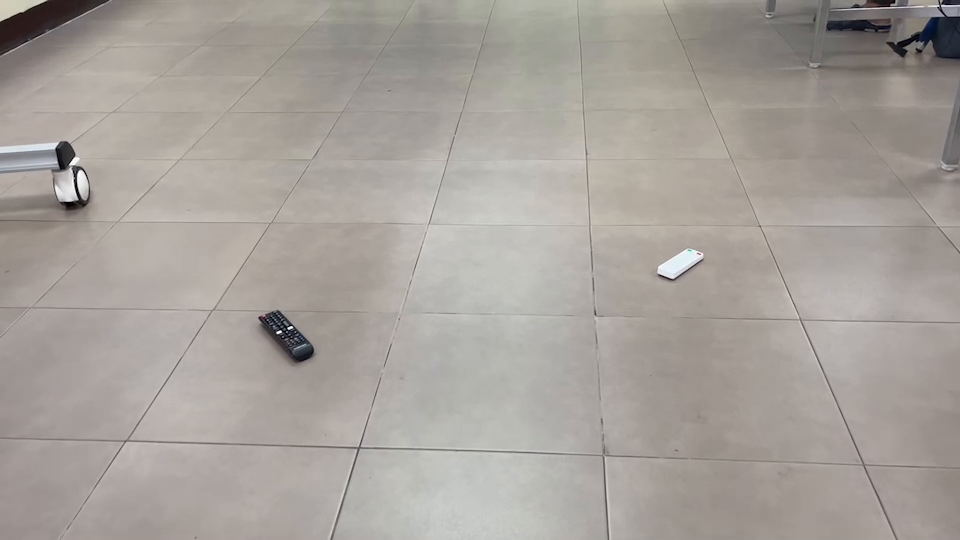
#> input picture frame 49 of Labs/Lab02/robot.mp4, 960 x 540 px, given in place of Lab01-robot-video.qt, which was not available
$ jupyter execute --allow-errors 01-Install-OpenCV.ipynb   (text cells are left out)
#> lines starting #> are read from the running program, lines starting #| are printed output that depends on the picture; after the words box and inside, x2 and y2 are one past the last pixel; in counts of white or black regions, pixels touching at a corner belong together; pictures that were not available may be replaced by others from this repository, and a replacement may not be noted
[cell 1]
import cv2
import numpy as np

print(cv2.__version__)
size = 300, 600, 3
image = np.zeros(size, dtype=np.uint8)
cv2.circle(image, (250,150), 100, (0,255,128), -100)
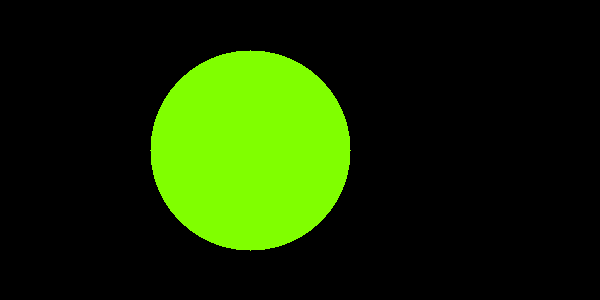
#> image: shape (300, 600, 3); mean of channels 0, 1, 2 0, 44.5, 22.3; drawn as B, G, R
cv2.circle(image, (350,150), 100, (255,255,255), -100)
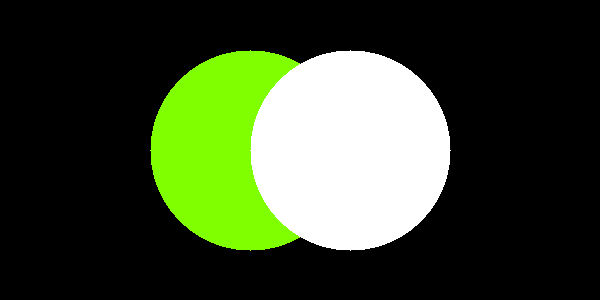
#> image: shape (300, 600, 3); 17.45% of pixels changed, all inside (x1, y1, x2, y2) = (250, 50, 451, 251); drawn as B, G, R
cv2.imshow("", image)
cv2.waitKey(0)

# If this says 4.3.0 or anything besides 4.5.5, you don't have the latest OpenCV!

[cell 2]
# Python SVD example

import numpy as np
import cv2

matA = np.array([[3.0,2.0,4.0],[8.0,4.0,2.0],[1.0,3.0,2.0]])
w, u, vt = cv2.SVDecomp(matA)
print("A:")
print(matA)
print("U:")
print(u)
print("W:")
print(w)
print("Vt:")
print(vt)

#> (a cell that did not finish here is left out)

[cell 4]
# Python Implementation

import cv2
import numpy as np

if __name__=="__main__":
      X = np.array([[2,6,1,16],[4,3,2,8],[2,3,0.5,4]])
      L = np.array([[8],[-4],[0]])
      Xt = X.T
      results = Xt @ L
      print(Xt)
      print(L)

      for i in range(0,4):
            if results[i] < 1e-6:
                   print(f"The point {i} is on the line.")
                   print(f"In-homogenous point is ({Xt[i,0]/Xt[i,2]},{Xt[i,1]/Xt[i,2]})")
            else:
                   print(f"The point {i} is not on the line.")

#> (a cell that did not finish here is left out)

#> (a cell that did not finish here is left out)

[cell 7]
import cv2
import numpy as np

if __name__=="__main__":
     cap = cv2.VideoCapture("./Lab01-robot-video.qt")
     if (cap.isOpened() == False):
           print("Error opening Video file")

     while (cap.isOpened()):
           ret, frame = cap.read()
#> frame is the input picture: shape (540, 960, 3); mean B, G, R 155.3, 160.8, 166.8
           if ret==True:
                cv2.imshow("Frame", frame)
                if cv2.waitKey(25) & 0xFF == ord('q'):
#> (key q is pressed here)
                      break
           else:
                break
     cap.release()
     cv2.destroyAllWindows()

#> (a cell that did not finish here is left out)

[cell 9]
import numpy as np
import cv2 as cv
import argparse

VIDEO_FILE = "Lab01-robot-video.qt"

cap = cv.VideoCapture(VIDEO_FILE)
# params for ShiTomasi corner detection
feature_params = dict( maxCorners = 100,
                       qualityLevel = 0.3,
                       minDistance = 7,
                       blockSize = 7 )
# Parameters for lucas kanade optical flow
lk_params = dict( winSize  = (15, 15),
                  maxLevel = 2,
                  criteria = (cv.TERM_CRITERIA_EPS | cv.TERM_CRITERIA_COUNT, 10, 0.03))
# Create some random colors
color = np.random.randint(0, 255, (100, 3))
# Take first frame and find corners in it
ret, old_frame = cap.read()
old_gray = cv.cvtColor(old_frame, cv.COLOR_BGR2GRAY)
p0 = cv.goodFeaturesToTrack(old_gray, mask = None, **feature_params)
#> p0 = [[290, 326], [80, 170], [940, 4], [279, 330], [75, 198], [72, 167], [892, 2], [61, 168], [261, 318], [85, 200], [76, 154]]
# Create a mask image for drawing purposes
mask = np.zeros_like(old_frame)
while(1):
    ret, frame = cap.read()
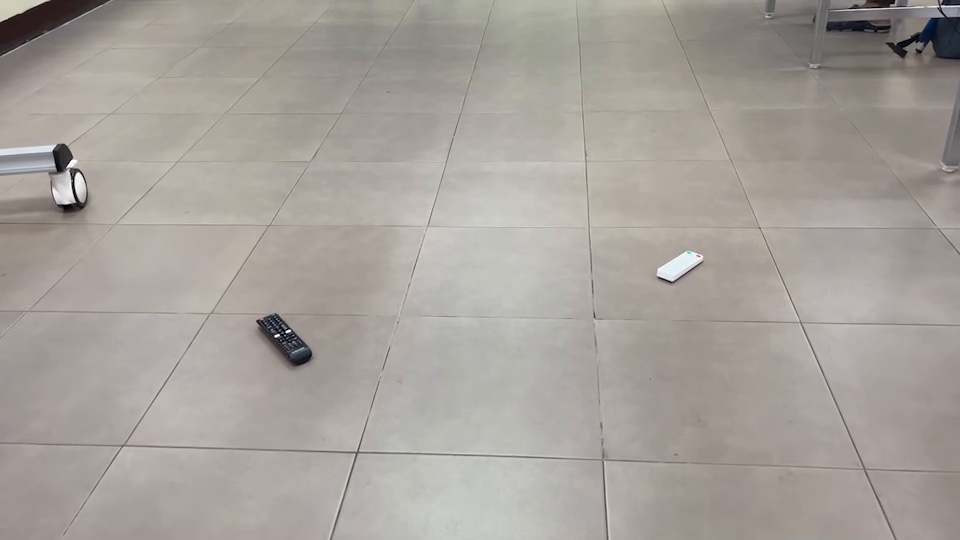
#> input picture frame 50 of Labs/Lab02/robot.mp4, 960 x 540 px, given in place of Lab01-robot-video.qt, which was not available
#> frame is the input picture: shape (540, 960, 3); mean B, G, R 155.3, 160.8, 166.8
    if not ret:
        print('No frames grabbed!')
        break
    frame_gray = cv.cvtColor(frame, cv.COLOR_BGR2GRAY)
    # calculate optical flow
    p1, st, err = cv.calcOpticalFlowPyrLK(old_gray, frame_gray, p0, None, **lk_params)
#> p1 = [[288, 329.5], [77.59, 172.4], [939.8, 4.5], [277, 333.5], [72.49, 200.5], [69.52, 169.3], [891.5, 2.52], [58.29, 170.5], [258.9, 321.4], [82.56, 202.5], [73.45, 156.4]]; st = [1, 1, 1, 1, 1, 1, 1, 1, 1, 1, 1]; err = [8.56, 10.5, 10.58, 7.8, 7.15, 8.44, 14.39, 4.54, 4.69, 5.93, 4.9]
    # Select good points
    if p1 is not None:
        good_new = p1[st==1]
#> good_new has the same summary as p1
        good_old = p0[st==1]
#> good_old has the same summary as p0
    # draw the tracks
    for i, (new, old) in enumerate(zip(good_new, good_old)):
        a, b = new.ravel()
        c, d = old.ravel()
        mask = cv.line(mask, (int(a), int(b)), (int(c), int(d)), color[i].tolist(), 2)
        frame = cv.circle(frame, (int(a), int(b)), 5, color[i].tolist(), -1)
#> this loop made 11 passes
#> (a, b, c, d) on passes 1 to 11: (288, 329.5, 290, 326), (77.59, 172.4, 80, 170), (939.8, 4.5, 940, 4), (277, 333.5, 279, 330), (72.49, 200.5, 75, 198), (69.52, 169.3, 72, 167), (891.5, 2.52, 892, 2), (58.29, 170.5, 61, 168), (258.9, 321.4, 261, 318), (82.56, 202.5, 85, 200), (73.45, 156.4, 76, 154)
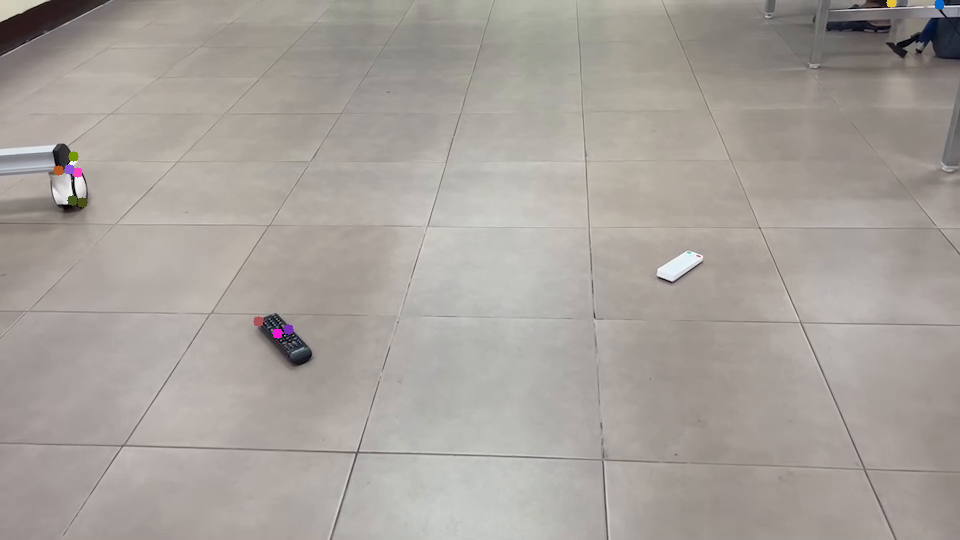
#> frame: shape (540, 960, 3); mean B, G, R 155.3, 160.8, 166.8
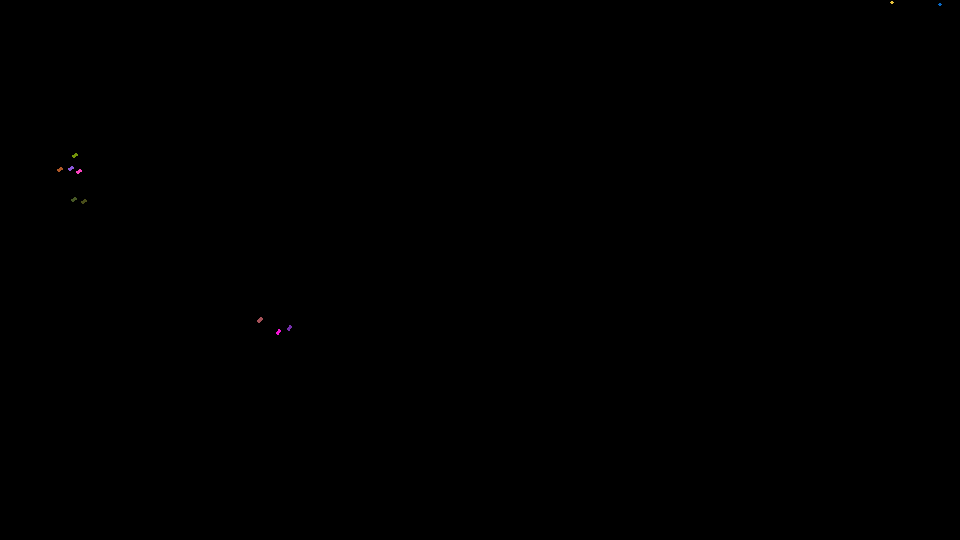
#> mask: shape (540, 960, 3); mean of channels 0, 1, 2 0, 0, 0.1; drawn as B, G, R
    img = cv.add(frame, mask)
    cv.imshow('frame', img)
    k = cv.waitKey(30) & 0xff
#> (key q is pressed here)
    if k == 27:
        break
    # Now update the previous frame and previous points
    old_gray = frame_gray.copy()
    p0 = good_new.reshape(-1, 1, 2)
#> p0 has the same summary as p1
cv.destroyAllWindows()

$ run again, starting later in the video
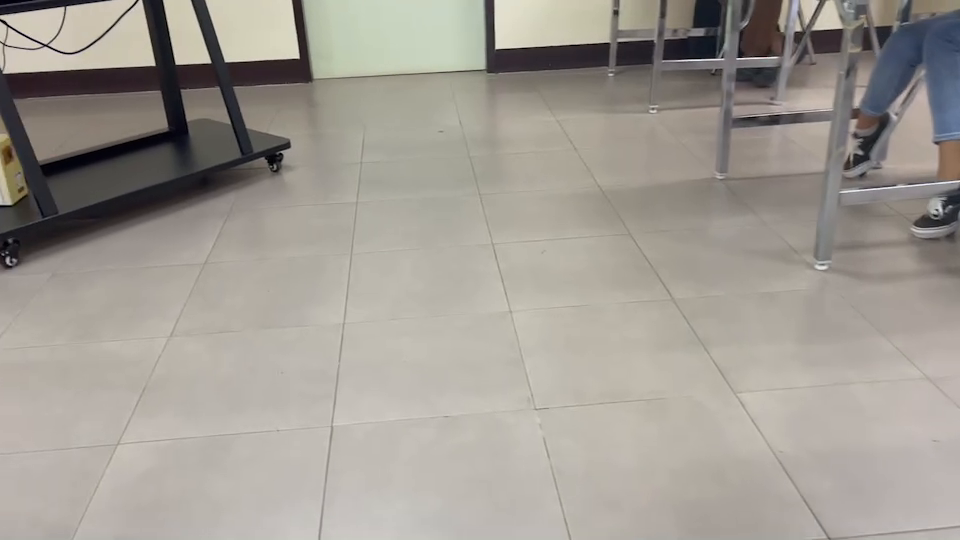
#> input picture frame 224 of Labs/Lab02/robot.mp4, 960 x 540 px, given in place of Lab01-robot-video.qt, which was not available
#> frame is the input picture: shape (540, 960, 3); mean B, G, R 147.8, 155.3, 160.5
#> `p0 = cv.goodFeaturesToTrack(old_gray, mask = None, **feature_params)`: p0 = 16 rows, first 8: [297, 56], [497, 46], [153, 63], [208, 60], [63, 9], [177, 62], [50, 44], [226, 59]
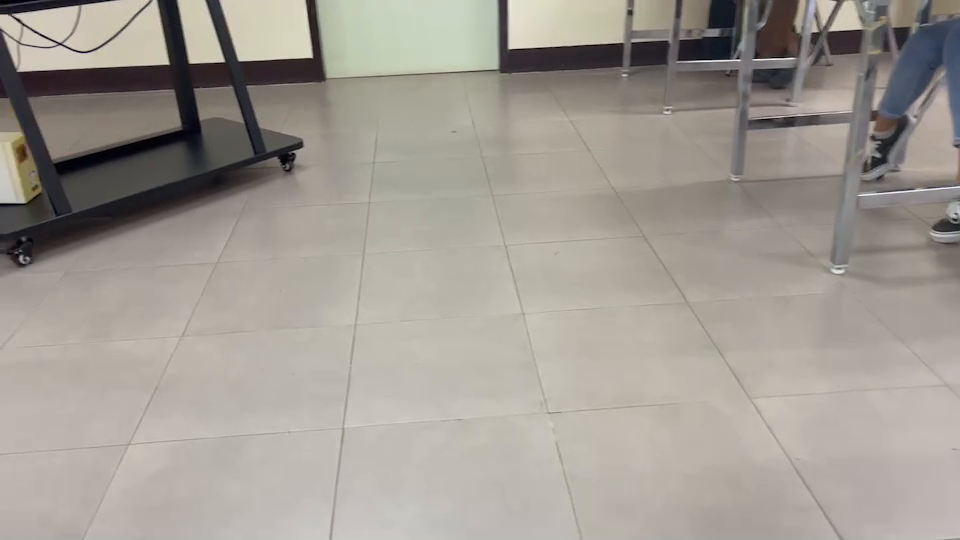
#> input picture frame 225 of Labs/Lab02/robot.mp4, 960 x 540 px, given in place of Lab01-robot-video.qt, which was not available
#> frame is the input picture: shape (540, 960, 3); mean B, G, R 147.7, 155.5, 160.7
#> p1 = 16 rows, first 8: [310.3, 55.34], [509.9, 46.06], [166.9, 61.71], [221.6, 58.93], [77.65, 7.58], [190.4, 60.86], [64.5, 42.52], [239.3, 58.03]; st = [1, 1, 1, 1, 1, 1, 1, 1, 1, 1, 1, 1, 1, 0, 1, 1]; err = [6.47, 5.05, 4.27, 4.25, 9.93, 6.61, 12.46, 4.5, 17.97, 39.86, 4.36, 21.94, 12.26, 0.0292, 6.67, 11.19]
#> good_new = 15 rows, first 8: [310.3, 55.34], [509.9, 46.06], [166.9, 61.71], [221.6, 58.93], [77.65, 7.58], [190.4, 60.86], [64.5, 42.52], [239.3, 58.03]
#> good_old = 15 rows, first 8: [297, 56], [497, 46], [153, 63], [208, 60], [63, 9], [177, 62], [50, 44], [226, 59]
#> the loop `for i, (new, old) in enumerate(zip(good_new, good_old)):` made 15 passes
#> (a, b, c, d) on passes 1 to 8: (310.3, 55.34, 297, 56), (509.9, 46.06, 497, 46), (166.9, 61.71, 153, 63), (221.6, 58.93, 208, 60), (77.65, 7.58, 63, 9), (190.4, 60.86, 177, 62), (64.5, 42.52, 50, 44), (239.3, 58.03, 226, 59)
#> after the loop `for i, (new, old) in enumerate(zip(good_new, good_old)):`:
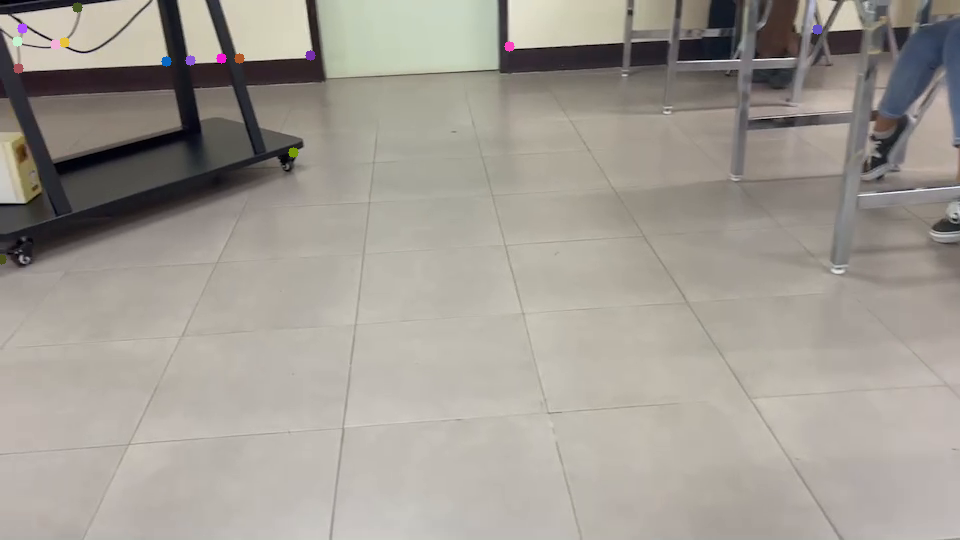
#> frame: shape (540, 960, 3); mean B, G, R 147.7, 155.4, 160.7
#> `p0 = good_new.reshape(-1, 1, 2)`: p0 has the same summary as good_new

$ run again, starting later in the video
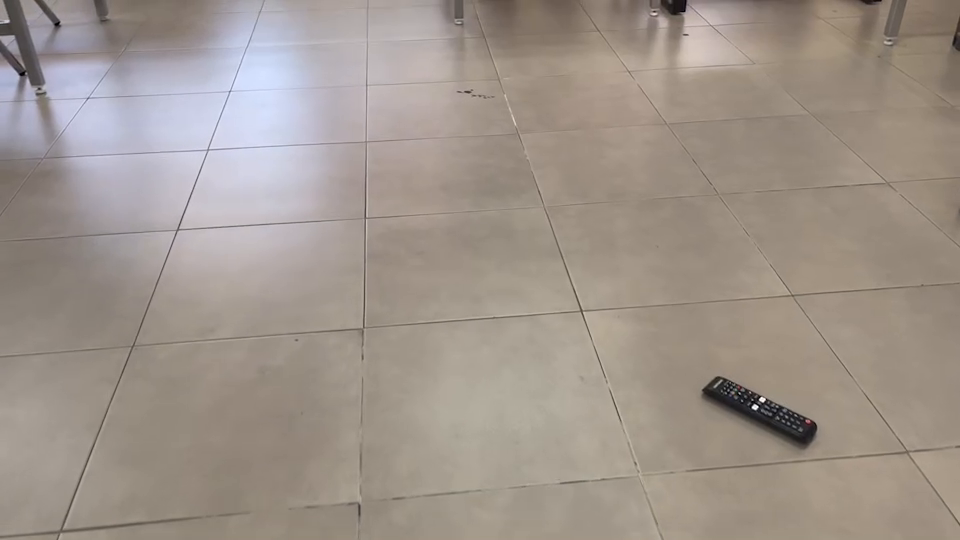
#> input picture frame 399 of Labs/Lab02/robot.mp4, 960 x 540 px, given in place of Lab01-robot-video.qt, which was not available
#> frame is the input picture: shape (540, 960, 3); mean B, G, R 140.3, 148.9, 159.3
#> `p0 = cv.goodFeaturesToTrack(old_gray, mask = None, **feature_params)`: p0 = [[755, 407], [762, 399]]
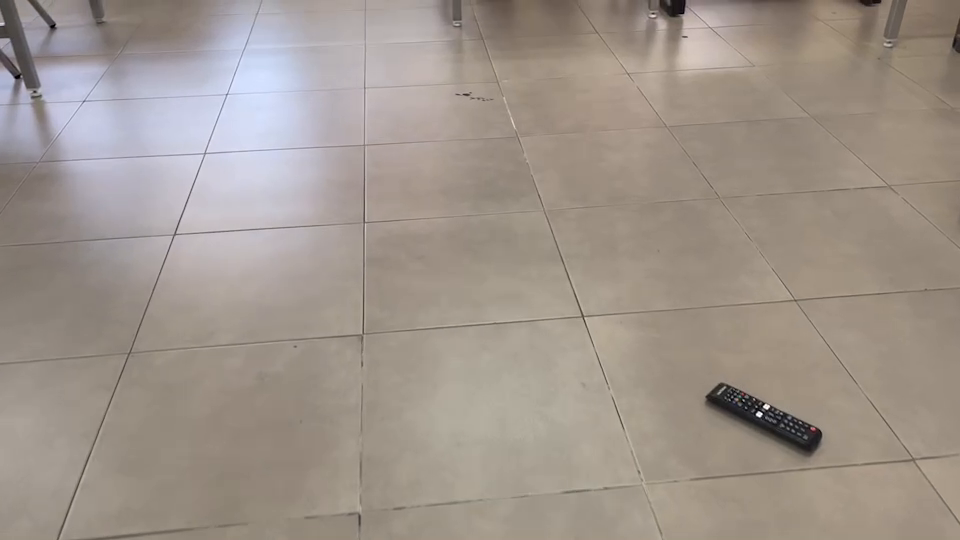
#> input picture frame 400 of Labs/Lab02/robot.mp4, 960 x 540 px, given in place of Lab01-robot-video.qt, which was not available
#> frame is the input picture: shape (540, 960, 3); mean B, G, R 140.3, 149, 159.3
#> `frame_gray = cv.cvtColor(frame, cv.COLOR_BGR2GRAY)`:
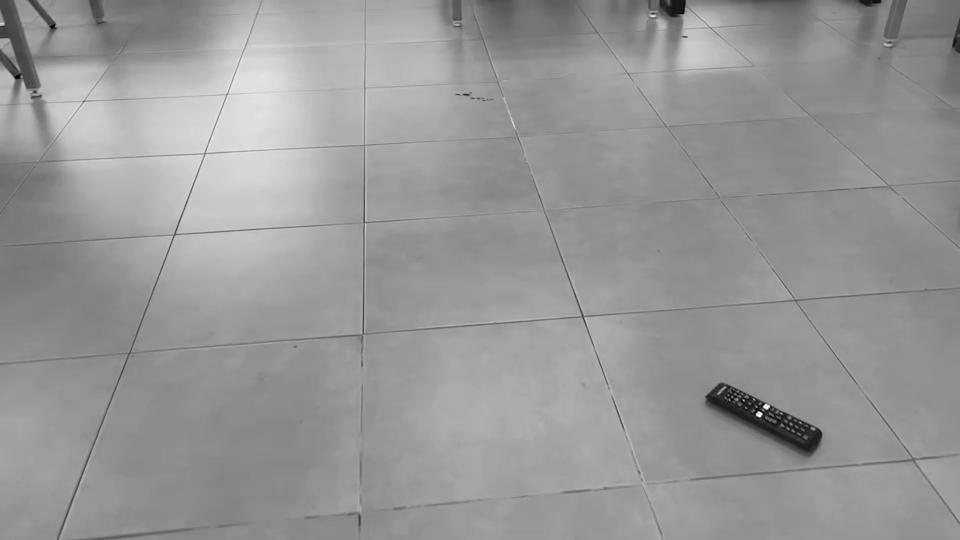
#> frame_gray: shape (540, 960); min 0, max 255, mean 151.2
#> p1 = [[759.2, 414.2], [766.1, 406.1]]; st = [1, 1]; err = [4.5, 4.82]
#> good_new = [[759.2, 414.2], [766.1, 406.1]]
#> good_old = [[755, 407], [762, 399]]
#> the loop `for i, (new, old) in enumerate(zip(good_new, good_old)):` made 2 passes
#> (a, b, c, d) on passes 1 to 2: (759.2, 414.2, 755, 407), (766.1, 406.1, 762, 399)
#> `p0 = good_new.reshape(-1, 1, 2)`: p0 = [[759.2, 414.2], [766.1, 406.1]]
